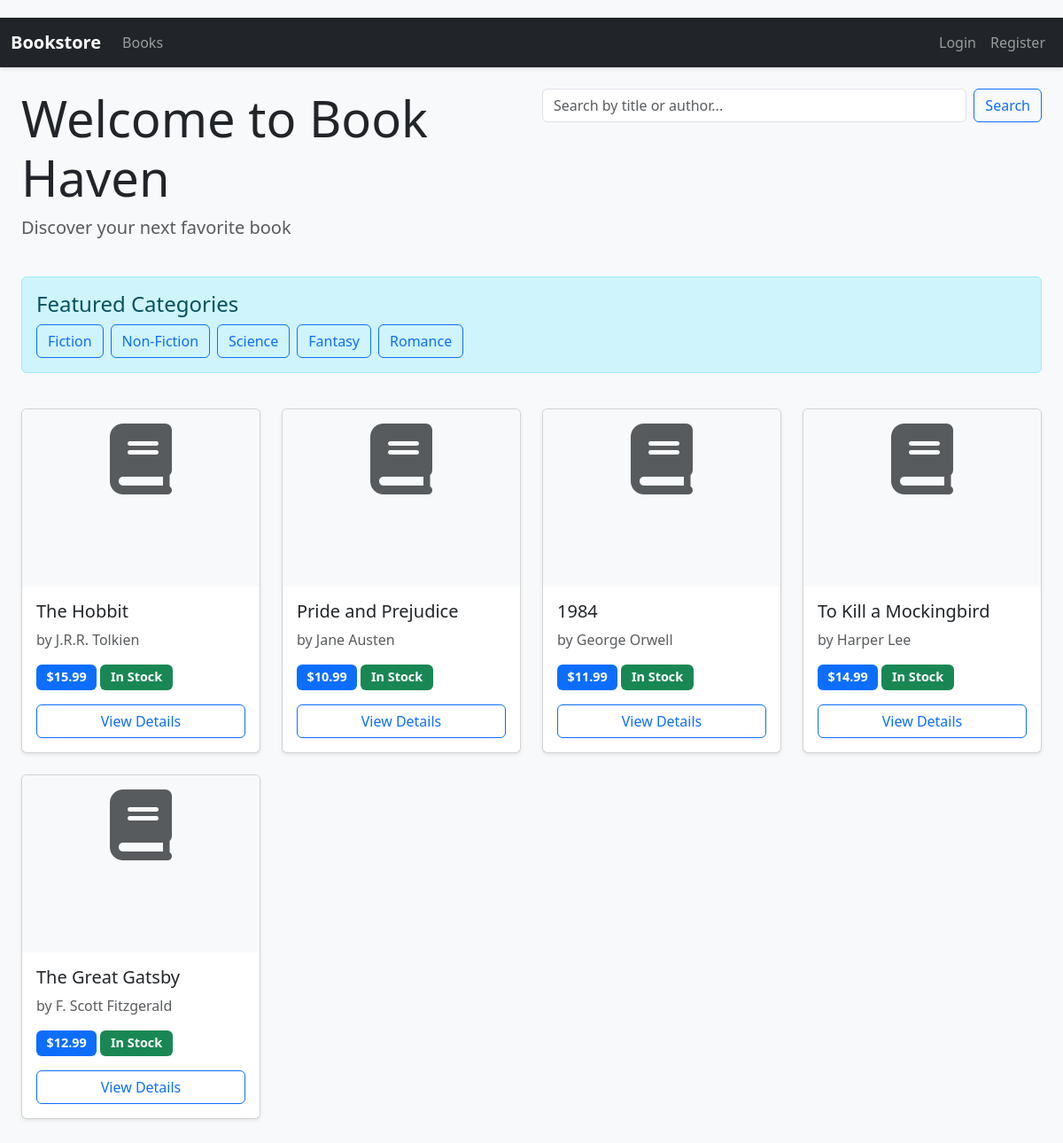
/search/, run on an earlier commit of the app's database.
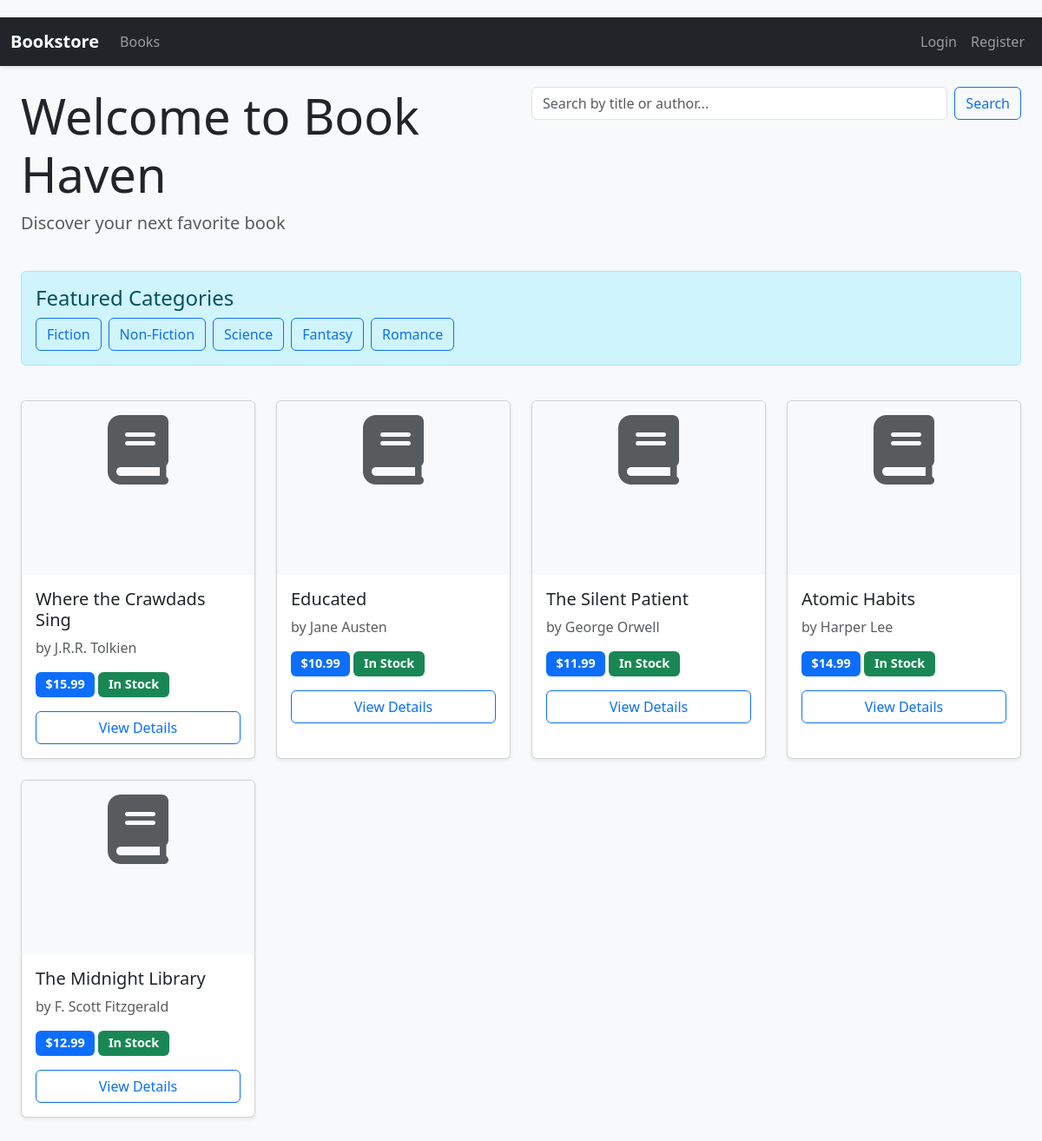
And on a later commit of the database.
### store/models.py (models this page shows, shortened)
class Book(models.Model):
    title = models.CharField(max_length=200)
    author = models.CharField(max_length=100)
    description = models.TextField()
    price = models.DecimalField(max_digits=10, decimal_places=2)
    stock = models.PositiveIntegerField(default=0)
    cover_image = models.ImageField(upload_to='book_covers/', null=True, blank=True)
    created_at = models.DateTimeField(auto_now_add=True)
    updated_at = models.DateTimeField(auto_now=True)
    class Meta:
        ordering = ['-created_at']

### store/views.py (the view)
# urls.py: path('search/', views.BookSearchView.as_view(), name='book_search'),
class BookSearchView(ListView):
    model = Book
    template_name = 'store/home.html'
    context_object_name = 'books'
    def get_queryset(self):
        queryset = Book.objects.all()
        query = self.request.GET.get('q', '')
        category = self.request.GET.get('category', '')
        if query:
            queryset = queryset.filter(
                Q(title__icontains=query) |
                Q(author__icontains=query)
            )
        if category:
            pass
        return queryset
    def get_context_data(self, **kwargs):
        context = super().get_context_data(**kwargs)
        context['query'] = self.request.GET.get('q', '')
        context['category'] = self.request.GET.get('category', '')
        return context

### store/templates/store/home.html (shortened to what this page needs)
{% extends 'store/base.html' %}
{% block content %}
<div class="container">
    <div class="row mb-4">
        <div class="col-md-6">
            <h1 class="display-4">Welcome to Book Haven</h1>
            <p class="lead text-muted">Discover your next favorite book</p>
        </div>
        <div class="col-md-6">
            <form class="d-flex" action="{% url 'store:book_search' %}" method="GET">
                <input class="form-control me-2" type="search" name="q" placeholder="Search by title or author..." aria-label="Search">
                <button class="btn btn-outline-primary" type="submit">Search</button>
            </form>
        </div>
    </div>
    <div class="row mb-4">
        <div class="col-12">
            <div class="alert alert-info">
                <h4 class="alert-heading">Featured Categories</h4>
                <div class="d-flex flex-wrap gap-2">
                    <a href="?category=fiction" class="btn btn-outline-primary">Fiction</a>
                    <a href="?category=non-fiction" class="btn btn-outline-primary">Non-Fiction</a>
                    <a href="?category=science" class="btn btn-outline-primary">Science</a>
                    <a href="?category=fantasy" class="btn btn-outline-primary">Fantasy</a>
                    <a href="?category=romance" class="btn btn-outline-primary">Romance</a>
                </div>
            </div>
        </div>
    </div>
    <div class="row">
        {% for book in books %}
        <div class="col-md-3 mb-4">
            <div class="card h-100 shadow-sm">
                <div class="card-img-top bg-light text-center p-3" style="height: 200px;">
                    {% if book.image %}
                    <img src="{{ book.image.url }}" class="img-fluid h-100" alt="{{ book.title }}">
                    {% else %}
                    <i class="fas fa-book fa-5x text-muted"></i>
                    {% endif %}
                </div>
                <div class="card-body">
                    <h5 class="card-title">{{ book.title }}</h5>
                    <p class="card-text text-muted">by {{ book.author }}</p>
                    <p class="card-text">
                        <span class="badge bg-primary">${{ book.price }}</span>
                        {% if book.stock > 0 %}
                        <span class="badge bg-success">In Stock</span>
                        {% else %}
                        <span class="badge bg-danger">Out of Stock</span>
                        {% endif %}
                    </p>
                    <div class="d-grid">
                        <a href="{% url 'store:book_detail' book.id %}" class="btn btn-outline-primary">View Details</a>
                    </div>
                </div>
            </div>
        </div>
        {% endfor %}
    </div>
</div>
{% endblock %}

### store/templates/store/base.html (shortened to what this page needs)
<!DOCTYPE html>
<html lang="en">
<head>
    <link href="https://cdn.jsdelivr.net/npm/bootstrap@5.3.0/dist/css/bootstrap.min.css" rel="stylesheet">
    <link href="https://cdnjs.cloudflare.com/ajax/libs/font-awesome/6.0.0/css/all.min.css" rel="stylesheet">
</head>
<body>
    <nav class="navbar navbar-expand-lg navbar-dark bg-dark">
        <div class="container">
            <a class="navbar-brand" href="{% url 'store:book_list' %}">Bookstore</a>
            <div class="collapse navbar-collapse" id="navbarNav">
                <ul class="navbar-nav me-auto">
                    <li class="nav-item">
                        <a class="nav-link" href="{% url 'store:book_list' %}">Books</a>
                    </li>
                </ul>
                <ul class="navbar-nav">
                    {% if user.is_authenticated %}
                    <li class="nav-item">
                        <a class="nav-link" href="{% url 'store:cart_view' %}">Cart</a>
                    </li>
                    <li class="nav-item">
                        <a class="nav-link" href="{% url 'logout' %}">Logout</a>
                    </li>
                    {% else %}
                    <li class="nav-item">
                        <a class="nav-link" href="{% url 'login' %}">Login</a>
                    </li>
                    <li class="nav-item">
                        <a class="nav-link" href="{% url 'store:register' %}">Register</a>
                    </li>
                    {% endif %}
                </ul>
            </div>
        </div>
    </nav>
    <div class="container mt-4">
        {% block content %}
        {% endblock %}
    </div>
</body>
</html>

### store/templates/store/base.html (style rules this page uses)
body { padding-top: 20px; padding-bottom: 20px; background-color: #f8f9fa; }
.container { max-width: 1200px; }
.navbar { box-shadow: 0 2px 4px rgba(0,0,0,.1); }
.card { transition: transform 0.2s; }
.badge { font-size: 0.9em; padding: 0.5em 0.8em; }
.navbar-brand { font-weight: bold; }

What changed in the data, as far as the page shows it:
changed Book "J.R.R. Tolkien": title "The Hobbit" → "Where the Crawdads Sing"
changed Book "Jane Austen": title "Pride and Prejudice" → "Educated"
changed Book "George Orwell": title "1984" → "The Silent Patient"
changed Book "Harper Lee": title "To Kill a Mockingbird" → "Atomic Habits"
changed Book "F. Scott Fitzgerald": title "The Great Gatsby" → "The Midnight Library"
